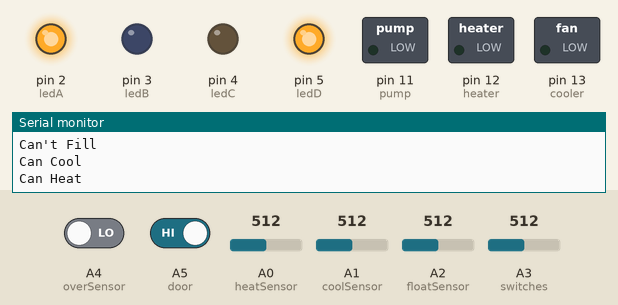
Bench run of a sketch on a simulated Arduino Uno, built with avr-gcc and run on an emulated ATmega328P. Shown: switched loads named in the sketch (green lamp = pin HIGH), output pins drawn as LEDs (lit = HIGH), the last lines printed to the serial monitor. The inputs (shaded band) are chosen by the test bench; at power-on: A3 (switches) = 512, A0 (heatSensor) = 512, A1 (coolSensor) = 512, A2 (floatSensor) = 512, A4 (overSensor) LOW, A5 (door) HIGH.

Above: at 1.2 s.
1.3 s: A3 (switches) set to 325
2.8 s: A3 (switches) set to 301
At 4.0 s:
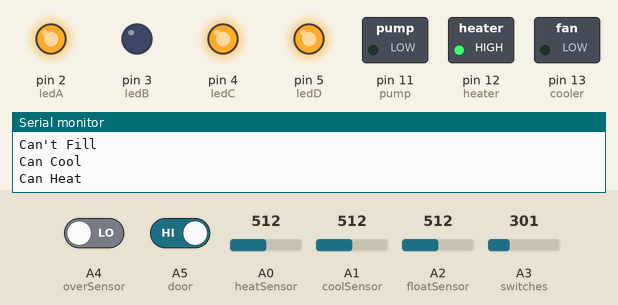
4.7 s: A0 (heatSensor) set to 783
6.2 s: A0 (heatSensor) set to 811
At 7.8 s:
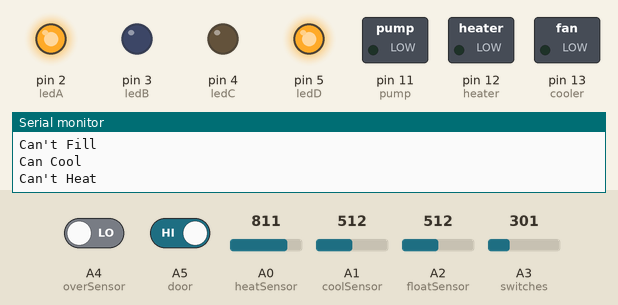
11.2 s: A0 (heatSensor) set to 709
12.7 s: A0 (heatSensor) set to 686
At 13.9 s:
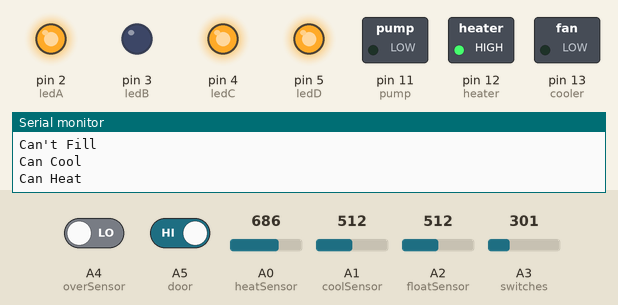
Timing chart, 0 to 15.4 s (numbered marks = the images above; inputs shaded):
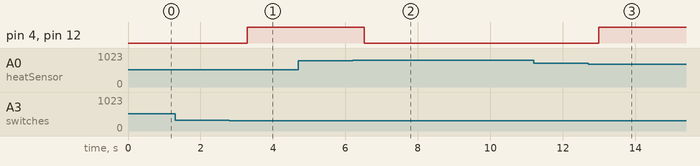

Measured:
- the behaviour switches between 310 and 309 on A3 (switches) (found by bisection; images 0 and 1)
- the behaviour switches between 800 and 801 on A0 (heatSensor) (found by bisection; images 1 and 2)
- the behaviour switches between 700 and 699 on A0 (heatSensor) (found by bisection; images 2 and 3)
- after the input at 2.8 s, pin 4 (ledC), pin 12 (heater): LOW → HIGH after 0.49 s
- after the input at 6.2 s, pin 4 (ledC), pin 12 (heater): HIGH → LOW after 0.33 s
- after the input at 12.7 s, pin 4 (ledC), pin 12 (heater): LOW → HIGH after 0.29 s

The sketch:

autoFilledWaterCooler-ReverseEngineering.ino
```cpp
/********** INPUT DECLARATIONS **********/
int heatSensor = A0;  // TR-H
int coolSensor = A1;  // TR-C
int floatSensor = A2; // FLOAT
int switches = A3;    // SW-H&C

int overSensor = A4; // FLOAT-P
int door = A5;       // CN2

// variables to store input readings
int heatAdc;
int coolAdc;
int floatAdc;
int switchesAdc;

/********** OUTPUT DECLARATIONS **********/
int ledA = 2; // L1
int ledB = 3; // L2
int ledC = 4; // L3
int ledD = 5; // L4
// int pump = 6;    // PUMP
// int heater = 7;  // HEAT
// int cooler = 8 ;  // COOL

int pump = 11;   // PUMP
int heater = 12; // HEAT
int cooler = 13; // COOL

/********** OUTPUT DECLARATIONS **********/
boolean canHeat = true; //
boolean canCool = true; //
boolean canFill = true; //
boolean swHeat = false;
boolean swCool = false;

/********** MAIN SETUP FUNCTION **********/
void setup()
{
  pinMode(heatSensor, INPUT);  // ANALOG
  pinMode(coolSensor, INPUT);  // ANALOG
  pinMode(floatSensor, INPUT); // ANALOG
  pinMode(switches, INPUT);    // ANALOG
  pinMode(overSensor, INPUT);  // DIGITAL
  pinMode(door, INPUT);        // DIGITAL

  pinMode(ledA, OUTPUT);
  pinMode(ledB, OUTPUT);
  pinMode(ledC, OUTPUT);
  pinMode(ledD, OUTPUT);

  pinMode(pump, OUTPUT);
  pinMode(heater, OUTPUT);
  pinMode(cooler, OUTPUT);

  // set initial outputs state
  digitalWrite(ledA, HIGH); // sets the powerOn led to On state
  digitalWrite(ledB, LOW);  // sets the powerOn led to On state
  digitalWrite(ledC, LOW);
  digitalWrite(ledD, HIGH);

  digitalWrite(pump, LOW);
  digitalWrite(heater, LOW);
  digitalWrite(cooler, LOW);

  /********** SET TIMER INTERRUPT TO NEAR 1 SECOND DELAY **********/
  noInterrupts();
  TCCR1A = 0;
  TCCR1B = 0;
  TCNT1 = 15000;
  TCCR1B |= (1 << CS12);
  TIMSK1 |= (1 << TOIE1);
  interrupts();

  /********** SET SERIAL MONITOR CONFIG **********/
  Serial.begin(9600);

  /********** SET ADC TO DEFAULT VREF **********/
  analogReference(DEFAULT);
}

/********** MAIN LOOP FUNCTION **********/
void loop()
{
  if (canCool && swCool && !canFill)
    digitalWrite(cooler, HIGH); // Start Cooler
  else
    digitalWrite(cooler, LOW); // Stop Cooler

  if (canHeat && swHeat && !canFill)
  {
    digitalWrite(heater, HIGH); // Start Heater
    digitalWrite(ledC, HIGH);
  }
  else
  {
    digitalWrite(heater, LOW); // Stop Heater
    digitalWrite(ledC, LOW);
  }

  if (canFill && !digitalRead(door) && digitalRead(overSensor))
  {
    digitalWrite(pump, HIGH); // Start Pump
  }
  else
  {
    digitalWrite(pump, LOW); // Stop Pump
  }
}

/********** TIMER OVERFLOW INTERRUPT ISR **********/
ISR(TIMER1_OVF_vect)
{
  TCNT1 = 15000; // reset timer for next loops

  // take ADC readings from sensors
  heatAdc = analogRead(heatSensor);
  coolAdc = analogRead(coolSensor);
  floatAdc = analogRead(floatSensor);
  switchesAdc = analogRead(switches);

  // set heatSensor readings that can make start/stop heater
  if (heatAdc > 800)
    canHeat = false;
  else if (heatAdc < 700 && heatAdc > 150)
    canHeat = true;

  // set coolSensor readings that can make start/stop cooler
  if (coolAdc < 100)
    canCool = false;
  else if (coolAdc > 150 && coolAdc < 300)
    canCool = true;

  // set switches readings to see user desire to heat or cool
  if (switchesAdc < 310 && switchesAdc > 210) // user wants to heat
  {
    swHeat = true;
    swCool = false;
  }
  else if (switchesAdc < 200 && switchesAdc > 150) // user wants to cool
  {
    swHeat = false;
    swCool = true;
  }
  else if (switchesAdc < 140 && switchesAdc > 100) // user wants to heat and cool
  {
    swHeat = true;
    swCool = true;
  }
  else // user doesn't want to heat or cool
  {
    swHeat = false;
    swCool = false;
  }

  // set floatSensor readings to know the tank level
  if (floatAdc > 250 && floatAdc < 300)
    canFill = true;
  else
    canFill = false;

  verbose(); // calls a function to print the sensors readings to the serial console
}

/********** SERIAL CONSOLE DATA SHOW **********/
int verbose()
{
  Serial.print(heatAdc);
  Serial.println(" heat");
  Serial.println();
  Serial.print(coolAdc);
  Serial.println(" cool");
  Serial.println();
  Serial.print(floatAdc);
  Serial.println(" float");
  Serial.println();
  Serial.print(switchesAdc);
  Serial.println(" switches");
  Serial.println();
  Serial.print(digitalRead(overSensor));
  Serial.println(" overFilled");
  Serial.println();
  Serial.print(digitalRead(door));
  Serial.println(" door");
  Serial.println();

  if (canFill)
  {
    Serial.println("Can Fill");
    Serial.println();
  }
  else
  {
    Serial.println("Can't Fill");
    Serial.println();
  }

  if (canCool)
  {
    Serial.println("Can Cool");
    Serial.println();
  }
  else
  {
    Serial.println("Can't Cool");
    Serial.println();
  }

  if (canHeat)
  {
    Serial.println("Can Heat");
    Serial.println();
  }
  else
  {
    Serial.println("Can't Heat");
    Serial.println();
  }
}
```
